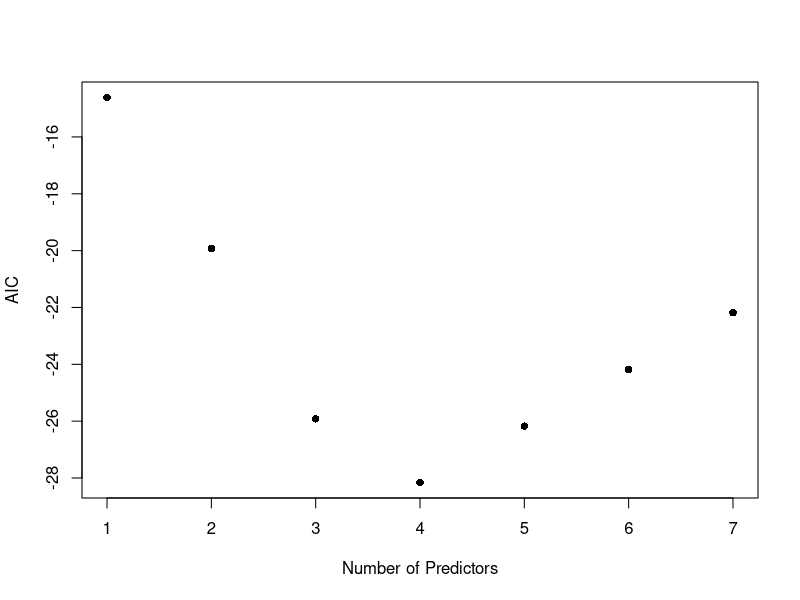
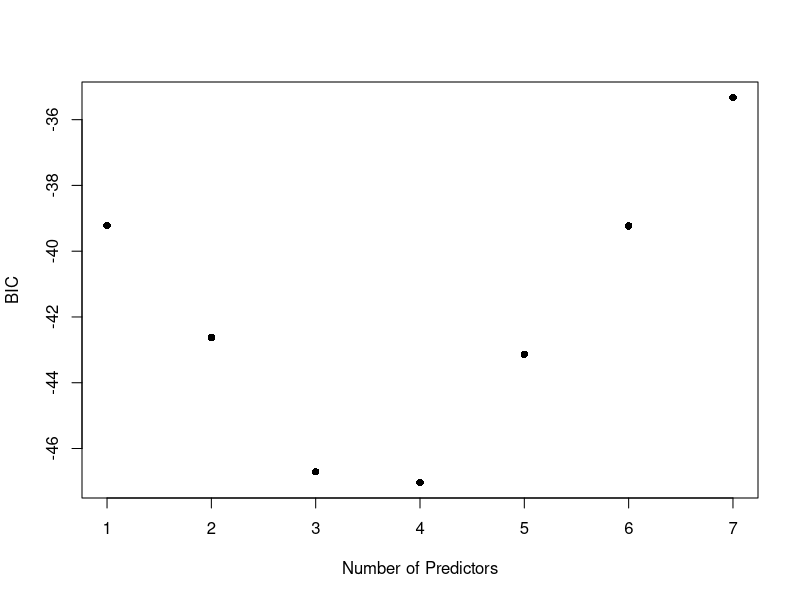
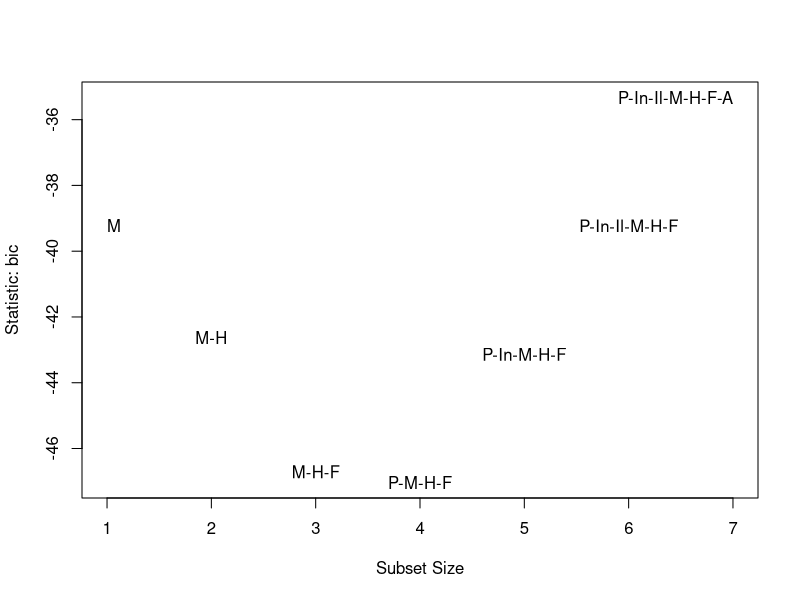
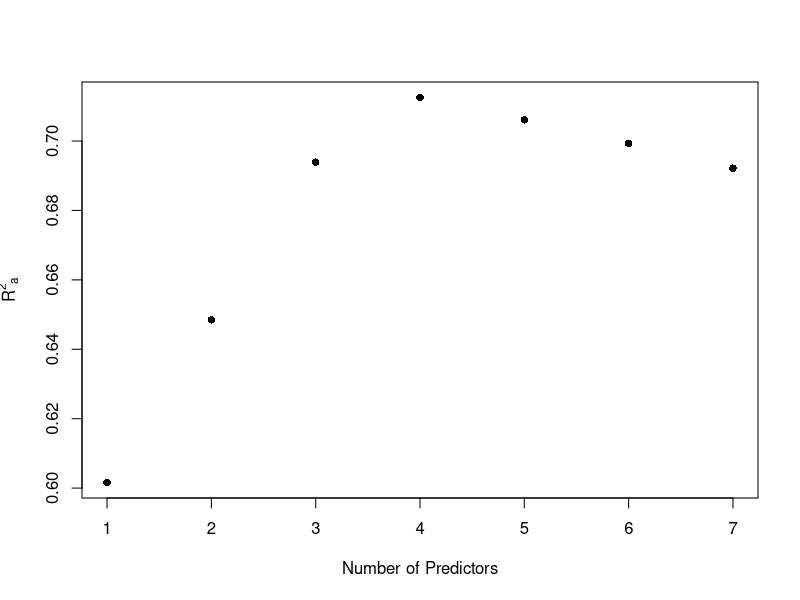
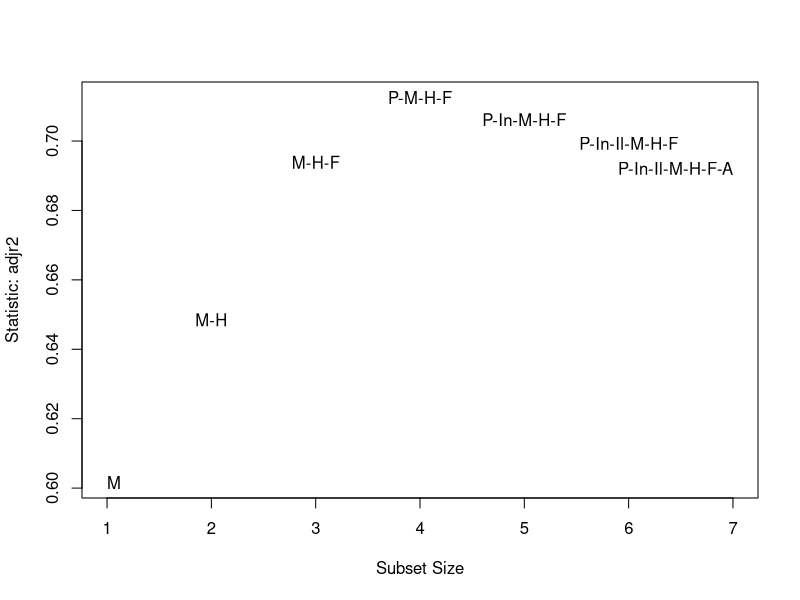
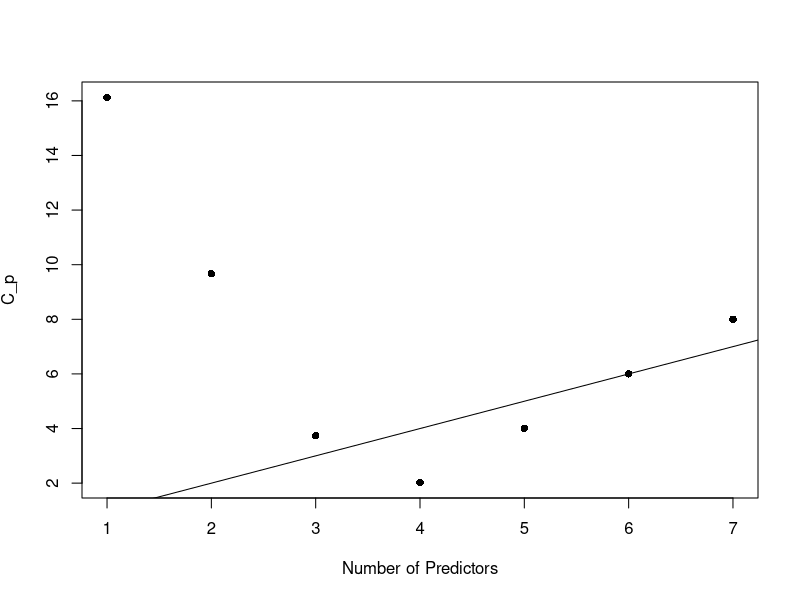
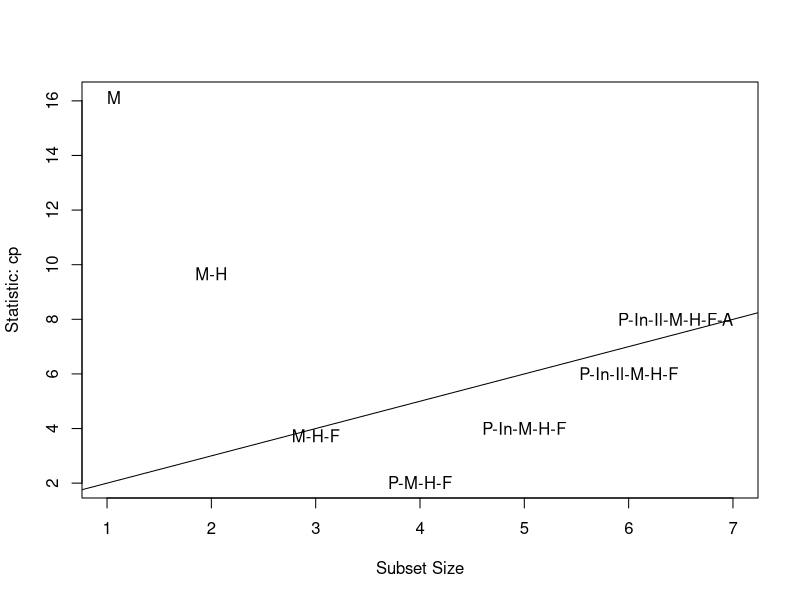
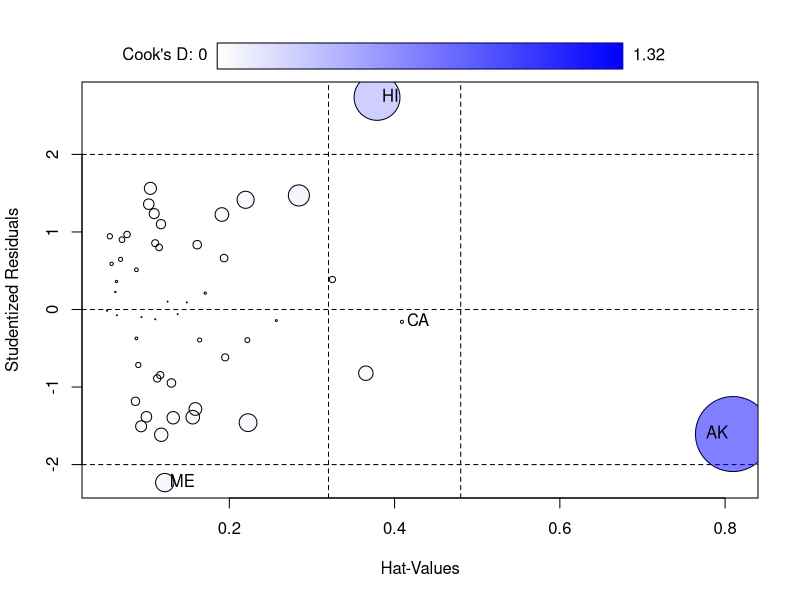

Recreate these plots in R, in order. (Note: this script raises an error after producing the figures.)
## ---- chunk 1
#| message: false
library(tidyverse)
library(car)  # to access subsets function
library(leaps)  # to access regsubets function
library(caret)  # functions for model training 
## ---- chunk 2
data(state)
statedata <- data.frame(state.x77, row.names = state.abb)
#head(statedata)
summary(statedata)
## ---- chunk 3
lmod <- lm(Life.Exp ~ ., data = statedata)
summary(lmod)
## ---- chunk 4
# remove regressors from complete model with - sign
back1 <- update(lmod, . ~ . - Area)
summary(back1)
## ---- chunk 5
back2 <- update(back1, . ~ . - Illiteracy)
summary(back2)
## ---- chunk 6
back3 <- update(back2, . ~ . - Income)
summary(back3)
## ---- chunk 7
# Illiteracy was removed but
# simple model with only Illiteracy is significant
lmod1 <- lm(Life.Exp ~ Illiteracy, data = statedata)
summary(lmod1)
## ---- chunk 8
# default direction is backward
back_elim <- step(lmod)
#step(lmod, trace = FALSE)  # for condensed output
## ---- chunk 9
# useful when performing forward selection
nullmod <- lm(Life.Exp ~ 1, data = statedata)
## ---- chunk 10
forw_select <- step(object = nullmod, 
                    scope = formula(lmod), 
                    direction = "forward")
## ---- chunk 11
# object is full model
step_reg <- step(lmod, 
                 direction = "both",
                 trace = "FALSE")  # for more concise output
step_reg  # display output
## ---- chunk 12
step_reg$anova
## ---- chunk 13
step_reg$anova$AIC
## ---- chunk 14
# may need to install.package the first time
#library(leaps) # you need to load package every time you want to use it

best <- regsubsets(Life.Exp ~ ., data = statedata)
best_sum <- summary(best) # summarize model with min RSS for each p
#best_sum  # display summary
best_sum$which # nicer output
## ---- chunk 15
# What output is stored after running regsubsets
summary(best_sum)
## ---- chunk 16
n <- nrow(statedata) # number observation n = 50
rss <- best_sum$rss # rss calculated for each model

# compute AIC using the formula
AIC <- n * log(rss/n) + (2:8)*2  # going from p=2 to p=8 regressors

plot(AIC ~ I(1:7), 
     ylab = "AIC", 
     xlab = "Number of Predictors",
     pch = 16)
## ---- chunk 17
(BIC <- best_sum$bic)  # bic from summary
#(BIC2 <- n * log(rss/n) + log(n)* (2:8))  # Using the formula
#BIC - BIC2 # The two differ by a constant
plot(BIC ~ I(1:7), ylab = "BIC", xlab = "Number of Predictors", pch = 16)
## ---- chunk 18
#library(car)
# stat can be “bic”, “cp”, “adjr2”, “rsq”, “rss”
subsets(best, statistic = "bic", legend = FALSE)
## ---- chunk 19
#summary(lmod)  # gives R^2 for full model
(adjr <- best_sum$adjr)  # extracts R_a^2 from regsubsets
## ---- chunk 20
p <- 1:7  # number of predictors (excluding intercept)
plot(adjr ~ p, ylab = expression({R^2}[a]), 
     xlab = "Number of Predictors", pch = 16)
## ---- chunk 21
subsets(best, statistic = "adjr2", legend = FALSE)
## ---- chunk 22
cp <- best_sum$cp # Display the C_p for each value of p
plot(cp ~ p, ylab = expression({C_p}), 
     xlab = "Number of Predictors", pch = 16)
abline(0,1) # plots line y=x
## ---- chunk 23
subsets(best, statistic = "cp", legend = FALSE)
abline(1,1)  # use line C_p = p + 1 since here intercept not included in p 
## ---- chunk 24
best_mod <- lm(Life.Exp ~ Population + Murder + HS.Grad + Frost, data = statedata)
## ---- chunk 25
ersq <- numeric(n)  # store the squared error

for (i in 1:n){
  train.ds <- statedata[-i, ]
  test.ds <- statedata[i, ]
  tmod <- lm(Life.Exp ~ Population + Murder + HS.Grad + Frost, data = train.ds)
  predy <- predict(tmod, new = test.ds)
  y <- test.ds[1,4]
  ersq[i] <- (predy - y)^2
}

(tmse <- sum(ersq)) 
## ---- chunk 26
ersq <- numeric(n)

for (i in 1:n){
  train.ds <- statedata[-i, ]
  test.ds <- statedata[i, ]
  tmod <- lm(Life.Exp ~ Murder + HS.Grad + Frost, data = train.ds)
  predy <- predict(tmod, new = test.ds)
  y <- test.ds[1,4]
  ersq[i] <- (predy - y)^2
}

(tmse <- sum(ersq)) 
## ---- chunk 27
# you may need to install caret before running code
#library(caret)

# define training/test (control) data
cv_10fold <- trainControl(method="cv", number = 10) # 10-fold crossvalidation train/test data

# Set up full and our model with 4 regressors
f1 <- Life.Exp ~ . # formula for full model
f2 <- Life.Exp~Population + Murder + HS.Grad + Frost 

# Using training data to construct each model
modela <- train(f1, data = statedata, trControl=cv_10fold, method = "lm") #full
modelb <- train(f2, data = statedata, trControl=cv_10fold, method = "lm") #with 4 reg
print(modela) # full, 10-fold
## ---- chunk 28
print(modelb) # reduced, 10-fold
## ---- chunk 29
# leave-one-out crossvalidation train/test data
cv_loo <- trainControl(method="LOOCV") 

modelfull <- train(f1, data = statedata, trControl=cv_loo, method = "lm") #full
modelred <- train(f2, data = statedata, trControl=cv_loo, method = "lm") #with 4 reg
print(modelfull) # full, leave one out
## ---- chunk 30
print(modelred) # reduced, leave one out
## ---- chunk 31
#library(car)  # needed but we already loaded
influencePlot(lmod)
## ---- chunk 32
best2 <- regsubsets(Life.Exp ~., data = statedata, subset = (state.abb != "AK"))
best_sum2 <- summary(best2) 
best_sum2$which[which.max(best_sum2$adjr), ]
## ---- chunk 33
data(teengamb, package = "faraway")  # load data
summary(teengamb)
## ---- chunk 34
# fit full model
gamb_lmod <- lm(gamble ~ ., data = teengamb)
summary(gamb_lmod) # determine least significant predictor
## ---- chunk 35
# Values we'll need
n <- nobs(gamb_lmod)  # number of observations
p <- 2:5  # possible number of regressors
## ---- chunk 36
# perform backward elimination using update function on previous model
# use alpha_crit = 0.05
gamb_lmod <- update(gamb_lmod, . ~ . - status)
summary(gamb_lmod)
gamb_lmod <- update(gamb_lmod, . ~ . - verbal)
summary(gamb_lmod)
## ---- chunk 37
# model selection in terms of AIC
#library(leaps)
# model selection by exhaustive search
gamb_best <- regsubsets(gamble ~ ., data = teengamb)
gamb_bsum <- summary(gamb_best) # summarize model that minimizes RSS for each p
gamb_bsum$which # best subset models (in terms of RSS)
## ---- chunk 38
# calculate AIC of each model
aic <- gamb_bsum$bic + (2 - log(n)) * p
# plot AIC vs p
plot(aic ~ p, xlab = "Number of Predictors", ylab = "AIC", pch =16)
## ---- chunk 39
# calculate BIC of each model
# plot BIC vs p
#library(car)
subsets(gamb_best, statistic = "bic", legend = FALSE)
## ---- chunk 40
# Construct Cp plot
subsets(gamb_best, statistic = "cp", legend = FALSE)
abline(0, 1)
## ---- chunk 41
# Construct adjusted R^2 plot
subsets(gamb_best, statistic = "adjr2", legend = FALSE)
## ---- chunk 42
# backward elimination
gamb_lmod <- lm(gamble ~ ., data = teengamb)
step(gamb_lmod) #with AIC
step(gamb_lmod, k = log(n)) # with BIC
## ---- chunk 43
#library(caret)
gamb_f1 <- gamble ~ sex + income
gamb_f2 <- gamble ~ sex + verbal + income

# 5-fold crossvalidation train/test data
cv_5fold <- trainControl(method = "cv", number = 5) 
model1 <- train(gamb_f1, data = teengamb, trControl = cv_5fold,
               method = "lm")
model2 <- train(gamb_f2, data = teengamb, trControl = cv_5fold,
               method = "lm")

# compare mse (rmse) for the two models using 5-fold cv
print(model1) # p = 3
print(model2) # p = 4
## ---- chunk 44
# trying an interaction model
gamb_f3 <- gamble ~ sex*income
model3 <- train(gamb_f3, data = teengamb, trControl = cv_5fold,
               method = "lm")

print(model3) # even better
## ---- chunk 45
residualPlots(lm(gamb_f3, data = teengamb))
## ---- chunk 46
# try a transformed model
# trying another model
gamb_f4 <- sqrt(gamble) ~ sex*income
model4 <- train(gamb_f4, data = teengamb, trControl = cv_5fold,
               method = "lm")
print(model4)
## ---- chunk 47
residualPlots(lm(gamb_f4, data = teengamb))
